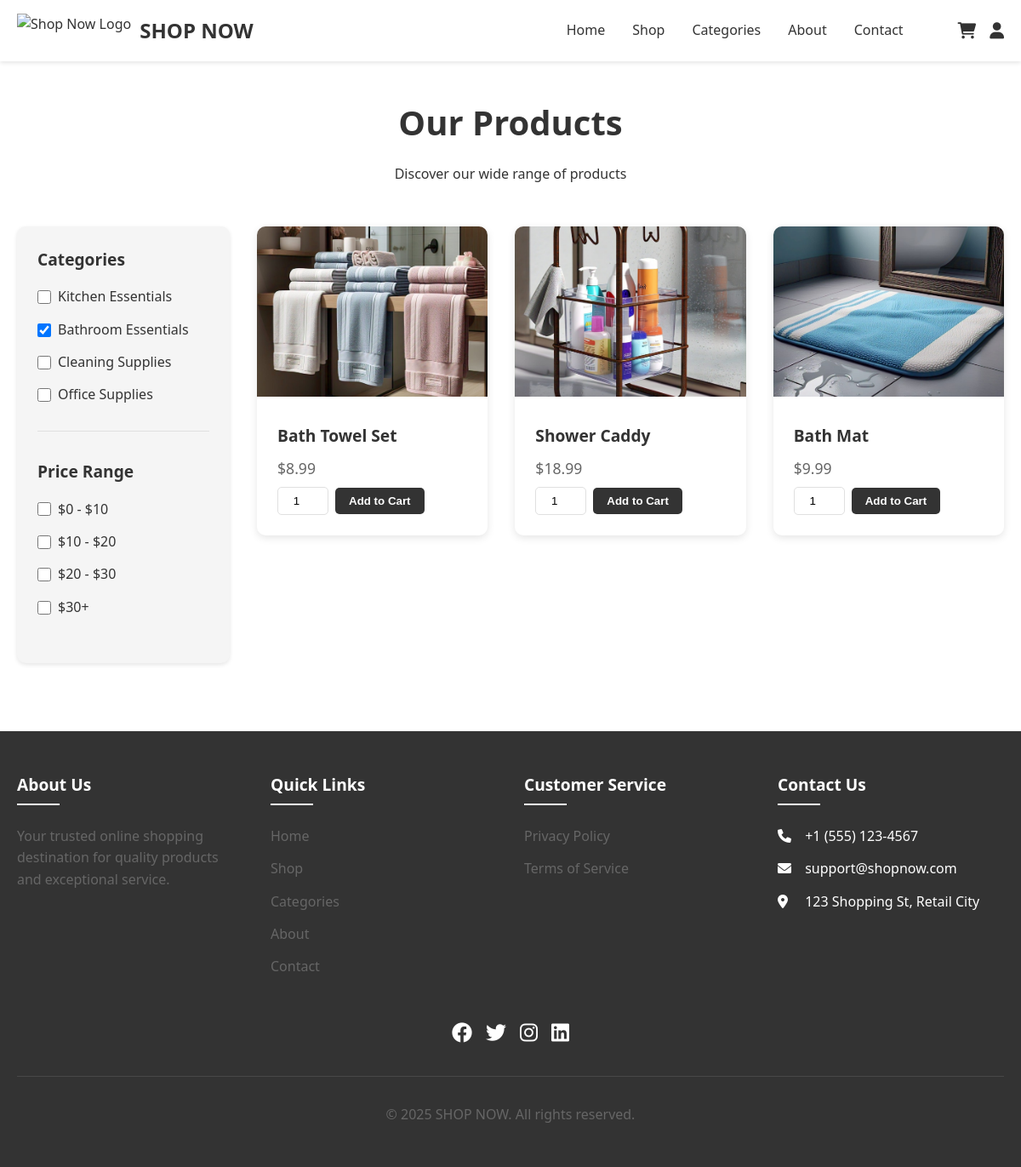
Page /shop.php?category=bathroom on the committed database.
### tables this page shows
CREATE TABLE `products` (
  `id` int(11) NOT NULL,
  `name` varchar(255) NOT NULL,
  `description` text DEFAULT NULL,
  `price` decimal(10,2) NOT NULL,
  `stock_quantity` int(11) NOT NULL DEFAULT 0,
  `category` varchar(100) DEFAULT NULL,
  `image_url` text DEFAULT NULL,
  `created_at` datetime DEFAULT current_timestamp(),
  `updated_at` datetime DEFAULT current_timestamp() ON UPDATE current_timestamp()
);

### db_functions.php (called while the page is built, shortened)
<?php
$host = 'sql101.infinityfree.com';
$username = 'if0_38793211';
$password = 'shopnow12345';
function db_connect() {
    global $host, $username, $password, $database;
    $conn = mysqli_connect($host, $username, $password);
    return $conn;
}
function get_all_products() {
    $conn = db_connect();
    $query = "SELECT * FROM products";
    $result = mysqli_query($conn, $query);
    $products = [];
    while ($row = mysqli_fetch_array($result)) {
        $products[] = $row;
    }
    return $products;
}
?>

### shop.php (the view, shortened to what this page needs)
<?php
require 'db_functions.php';
function get_db_connection() {
    $conn = mysqli_connect('localhost', 'root', '');
    return $conn;
}
function get_user_data($conn, $user_id) {
    $user_name = '';
    $profile_image = 'https://cdn-icons-png.flaticon.com/512/149/149071.png';
    return ['user_name' => $user_name, 'profile_image' => $profile_image];
}
$conn = get_db_connection();
$user_data = get_user_data($conn, isset($_SESSION['user_id']) ? $_SESSION['user_id'] : null);
$user_name = $user_data['user_name'];
$profile_image = $user_data['profile_image'];
$products = get_all_products();
$selectedCategory = isset($_GET['category']) ? $_GET['category'] : '';
$filteredProducts = $selectedCategory ?
    array_filter($products, function($product) use ($selectedCategory) {
        return $product['category'] === $selectedCategory;
    }) :
    $products;
?>
<!DOCTYPE html>
<html lang="en">
<head>
    <link rel="stylesheet" href="https://cdnjs.cloudflare.com/ajax/libs/font-awesome/6.0.0/css/all.min.css">
</head>
<body>
    <header>
        <div class="container">
            <nav>
                <div class="logo-container">
                    <img src="https://cdn-icons-png.flaticon.com/512/1374/1374128.png" alt="Shop Now Logo" class="logo-img">
                    <a href="index.php" class="logo">SHOP NOW</a>
                </div>
                <div class="nav-links" id="navLinks">
                    <ul>
                        <li><a href="index.php">Home</a></li>
                        <li><a href="shop.php">Shop</a></li>
                        <li><a href="categories.php">Categories</a></li>
                        <li><a href="about.php">About</a></li>
                        <li><a href="contact.php">Contact</a></li>
                    </ul>
                    <div class="nav-icons">
                        <a href="cart.php" class="nav-icon"><i class="fas fa-shopping-cart"></i></a>
                        <?php if (isset($_SESSION['user_id'])): ?>
                            <div class="profile-container">
                                <img src="<?php echo htmlspecialchars($profile_image); ?>" alt="Profile" class="profile-image">
                                <span class="user-name"><?php echo htmlspecialchars($user_name); ?></span>
                                <div class="dropdown">
                                    <a href="logout.php">Logout</a>
                                </div>
                            </div>
                        <?php else: ?>
                            <a href="signin.php" class="nav-icon"><i class="fas fa-user"></i></a>
                        <?php endif; ?>
                    </div>
                </div>
            </nav>
        </div>
    </header>
    <main>
        <div class="container">
            <div class="shop-header">
                <h1>Our Products</h1>
                <p>Discover our wide range of products</p>
            </div>
            <div class="shop-content">
                <aside class="filters">
                    <div class="filter-section">
                        <h3>Categories</h3>
                        <ul class="filter-options">
                            <li><label><input type="checkbox" name="category" value="kitchen"> Kitchen Essentials</label></li>
                            <li><label><input type="checkbox" name="category" value="bathroom"> Bathroom Essentials</label></li>
                            <li><label><input type="checkbox" name="category" value="cleaning"> Cleaning Supplies</label></li>
                            <li><label><input type="checkbox" name="category" value="office"> Office Supplies</label></li>
                        </ul>
                    </div>
                    <div class="filter-section">
                        <h3>Price Range</h3>
                        <ul class="filter-options">
                            <li><label><input type="checkbox" name="price" value="0-10"> $0 - $10</label></li>
                            <li><label><input type="checkbox" name="price" value="10-20"> $10 - $20</label></li>
                            <li><label><input type="checkbox" name="price" value="20-30"> $20 - $30</label></li>
                            <li><label><input type="checkbox" name="price" value="30+"> $30+</label></li>
                        </ul>
                    </div>
                </aside>
                <div class="products-section">
                    <div class="products-grid" id="productsGrid">
                        <?php foreach ($filteredProducts as $product): ?>
                            <div class="product-card" data-category="<?php echo htmlspecialchars($product['category']); ?>" data-price="<?php echo $product['price']; ?>">
                                <img src="<?php echo htmlspecialchars($product['image_url']); ?>" alt="<?php echo htmlspecialchars($product['name']); ?>" class="product-image">
                                <div class="product-info">
                                    <h3 class="product-title"><?php echo htmlspecialchars($product['name']); ?></h3>
                                    <p class="product-price">$<?php echo number_format($product['price'], 2); ?></p>
                                    <form method="post" action="cart.php" class="add-to-cart-form">
                                        <input type="number" name="quantity" value="1" min="1" max="<?php echo $product['stock_quantity']; ?>" class="quantity-input">
                                        <button type="submit" name="add_to_cart" class="add-to-cart">Add to Cart</button>
                                    </form>
                                </div>
                            </div>
                        <?php endforeach; ?>
                    </div>
                </div>
            </div>
        </div>
    </main>
    <footer>
        <div class="container">
            <div class="footer-grid">
                <div class="footer-section">
                    <h3>About Us</h3>
                    <p>Your trusted online shopping destination for quality products and exceptional service.</p>
                </div>
                <div class="footer-section">
                    <h3>Quick Links</h3>
                    <ul>
                        <li><a href="index.php">Home</a></li>
                        <li><a href="shop.php">Shop</a></li>
                        <li><a href="categories.php">Categories</a></li>
                        <li><a href="about.php">About</a></li>
                        <li><a href="contact.php">Contact</a></li>
                    </ul>
                </div>
                <div class="footer-section">
                    <h3>Customer Service</h3>
                    <ul>
                        <li><a href="#">Privacy Policy</a></li>
                        <li><a href="#">Terms of Service</a></li>
                    </ul>
                </div>
                <div class="footer-section">
                    <h3>Contact Us</h3>
                    <ul>
                        <li><i class="fas fa-phone"></i> +1 (555) 123-4567</li>
                        <li><i class="fas fa-envelope"></i> support@shopnow.com</li>
                        <li><i class="fas fa-map-marker-alt"></i> 123 Shopping St, Retail City</li>
                    </ul>
                </div>
            </div>
            <div class="social-links">
                <a href="#"><i class="fab fa-facebook"></i></a>
                <a href="#"><i class="fab fa-twitter"></i></a>
                <a href="#"><i class="fab fa-instagram"></i></a>
                <a href="#"><i class="fab fa-linkedin"></i></a>
            </div>
            <p class="copyright">© 2025 SHOP NOW. All rights reserved.</p>
        </div>
    </footer>
</body>
</html>

### shop.php (style rules this page uses)
:root { --primary-color: #ffffff; --secondary-color: #f5f5f5; --accent-color: #333333; --text-color: #333333; --light-text: #666666; --border-color: #e0e0e0; }
* { margin: 0; padding: 0; box-sizing: border-box; }
body { font-family: 'Segoe UI', Tahoma, Geneva, Verdana, sans-serif; line-height: 1.6; color: var(--text-color); background-color: var(--primary-color); }
.container { max-width: 1200px; margin: 0 auto; padding: 0 20px; }
header { background-color: var(--primary-color); color: var(--text-color); padding: 1rem 0; position: fixed; width: 100%; top: 0; z-index: 1000; box-shadow: 0 2px 5px rgba(0,0,0,0.1); }
.logo-container { display: flex; align-items: center; gap: 10px; }
.logo-img { height: 40px; width: auto; }
nav { display: flex; justify-content: space-between; align-items: center; }
.logo { font-size: 1.5rem; font-weight: bold; color: var(--text-color); text-decoration: none; }
.nav-links { display: flex; gap: 2rem; align-items: center; }
nav ul { display: flex; list-style: none; gap: 2rem; }
nav ul li a { color: var(--text-color); text-decoration: none; font-weight: 500; transition: color 0.3s ease; }
.nav-icons { display: flex; gap: 1rem; margin-left: 2rem; }
.nav-icon { color: var(--text-color); font-size: 1.2rem; transition: color 0.3s ease; }
main { margin-top: 80px; padding: 2rem 0; }
.shop-header { text-align: center; margin-bottom: 3rem; }
.shop-header h1 { font-size: 2.5rem; color: var(--accent-color); margin-bottom: 1rem; }
.shop-content { display: grid; grid-template-columns: 250px 1fr; gap: 2rem; }
.filters { background: var(--secondary-color); padding: 1.5rem; border-radius: 10px; box-shadow: 0 2px 5px rgba(0,0,0,0.1); position: sticky; top: 100px; height: fit-content; }
.filter-section { margin-bottom: 2rem; padding-bottom: 1rem; border-bottom: 1px solid var(--border-color); }
.filter-section:last-child { border-bottom: none; margin-bottom: 0; }
.filter-section h3 { color: var(--accent-color); margin-bottom: 1rem; font-size: 1.2rem; }
.filter-options { list-style: none; }
.filter-options li { margin-bottom: 0.8rem; }
.filter-options label { display: flex; align-items: center; gap: 0.5rem; cursor: pointer; color: var(--text-color); transition: color 0.3s ease; }
.filter-options input[type="checkbox"] { width: 16px; height: 16px; cursor: pointer; }
.products-grid { display: grid; grid-template-columns: repeat(auto-fill, minmax(250px, 1fr)); gap: 2rem; }
.product-card { background: var(--primary-color); border-radius: 10px; overflow: hidden; box-shadow: 0 3px 10px rgba(0,0,0,0.1); transition: transform 0.3s ease; }
.product-image { width: 100%; height: 200px; object-fit: cover; }
.product-info { padding: 1.5rem; }
.product-title { font-size: 1.2rem; margin-bottom: 0.5rem; color: var(--accent-color); }
.product-price { font-size: 1.1rem; color: var(--light-text); margin-bottom: 0.5rem; }
.add-to-cart-form { display: flex; align-items: center; gap: 0.5rem; }
.quantity-input { width: 60px; padding: 0.5rem; border: 1px solid var(--border-color); border-radius: 5px; text-align: center; }
.add-to-cart { padding: 0.5rem 1rem; background-color: var(--accent-color); color: var(--primary-color); border: none; border-radius: 5px; font-weight: bold; transition: background-color 0.3s ease; cursor: pointer; }
footer { background-color: var(--accent-color); color: var(--primary-color); padding: 3rem 0; margin-top: 3rem; }
.footer-grid { display: grid; grid-template-columns: repeat(auto-fit, minmax(250px, 1fr)); gap: 2rem; }
.footer-section h3 { color: var(--primary-color); margin-bottom: 1.5rem; font-size: 1.2rem; position: relative; padding-bottom: 0.5rem; }
.footer-section h3::after { content: ''; position: absolute; bottom: 0; left: 0; width: 50px; height: 2px; background-color: var(--primary-color); }
.footer-section p { color: var(--light-text); line-height: 1.6; }
.footer-section ul { list-style: none; }
.footer-section ul li { margin-bottom: 0.8rem; }
.footer-section ul li a { color: var(--light-text); text-decoration: none; transition: color 0.3s ease; }
.footer-section ul li i { margin-right: 0.5rem; width: 20px; }
.social-links { margin-top: 2rem; display: flex; gap: 1rem; justify-content: center; }
.social-links a { color: var(--primary-color); font-size: 1.5rem; transition: color 0.3s ease; }
.copyright { text-align: center; margin-top: 2rem; padding-top: 2rem; border-top: 1px solid rgba(255, 255, 255, 0.1); color: var(--light-text); }

### rows in the picture
products: image_url (picture), name "Bath Towel Set", price "8.99"
products: image_url (picture), name "Shower Caddy", price "18.99"
products: image_url (picture), name "Bath Mat", price "9.99"
